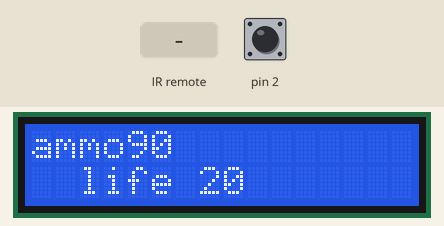
Recording of a sketch running on a simulated Arduino Uno, built with avr-gcc and run on an emulated ATmega328P. Parts: 16×2 character LCD. The test bench sets the inputs (shaded band); at power-on: pin 2 HIGH. EEPROM starts erased.

Above: at 1.2 s.
1.3 s: pin 2 pulled LOW for 1 s
At 2.6 s:
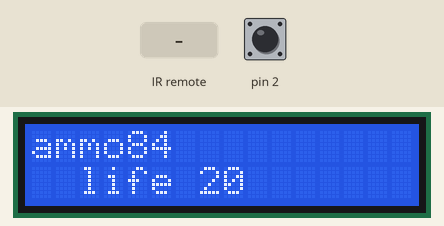
3.8 s: infrared code 0xA78 received
At 4.1 s:
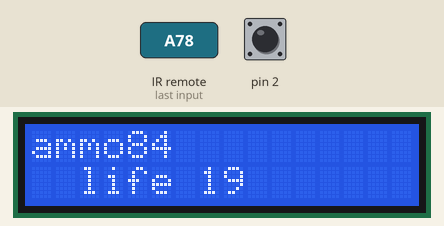
5.3 s: pin 2 pulled LOW for 0.15 s
At 6.6 s:
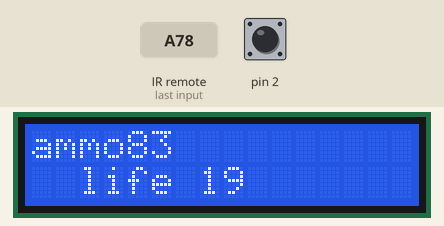
Timing chart, 0 to 8.3 s (numbered marks = the images above; inputs shaded):
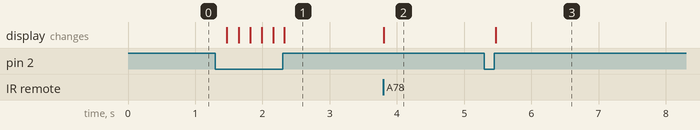

Measured:
- after the input at 1.3 s, the display: first changes after 0.17 s (image 1 shows a later state)
- after the input at 3.8 s, the display: changes at once (image 2)
- after the input at 5.3 s, the display: changes after 0.17 s (image 3)

The sketch:

gunB.ino
```cpp
// (licence header left out)
#include <IRremote.h>
#include <EEPROM.h>

#include<LiquidCrystal.h>

LiquidCrystal lcd(0, 1, 8, 9, 10, 11);  // sets the interfacing pins

IRsend irsend;


int RECV_PIN = 12;

IRrecv irrecv(RECV_PIN);
int life = 20;
decode_results results;
int ammo = 90;
int lifeaddr = 0;
int ammoaddr = 1;


  // sets the interfacing pins


void setup()
{
//  Serial.begin(9600);
  pinMode(2, INPUT_PULLUP);
  lcd.begin(16, 2);  // initializes the 16x2 LCD
  lcd.clear();
  irrecv.enableIRIn();
  EEPROM.write(lifeaddr, life);
  EEPROM.write(ammoaddr, ammo);
}

void loop() {
  int i;
  int sensorVal = digitalRead(2);
  life = EEPROM.read(lifeaddr);
  ammo = EEPROM.read(ammoaddr);
//  Serial.println(sensorVal);
  if(sensorVal == 0 && ammo >= 1 && life >= 1) {
  irsend.sendSony(0xa77, 12);
  delay(100);
  ammo--;
  EEPROM.write(ammoaddr, ammo);
  irrecv.enableIRIn();
  }
  if(irrecv.decode(&results)){
        if(results.value == 0xa78)
 {
      Serial.println(results.value, HEX);
      if(life>0){
      life--;
      EEPROM.write(lifeaddr, life);
      Serial.print("life");
      Serial.println(life);
      }
    }
    irrecv.resume();
//    irrecv.enableIRIn();

  }

  lcd.setCursor(0,0);           //sets the cursor at row 0 column 0
  lcd.print("ammo");
  lcd.print(ammo);
  lcd.setCursor(2,1);           //sets the cursor at row 0 column 0
  lcd.print("life ");
  lcd.print(life);


}
```
